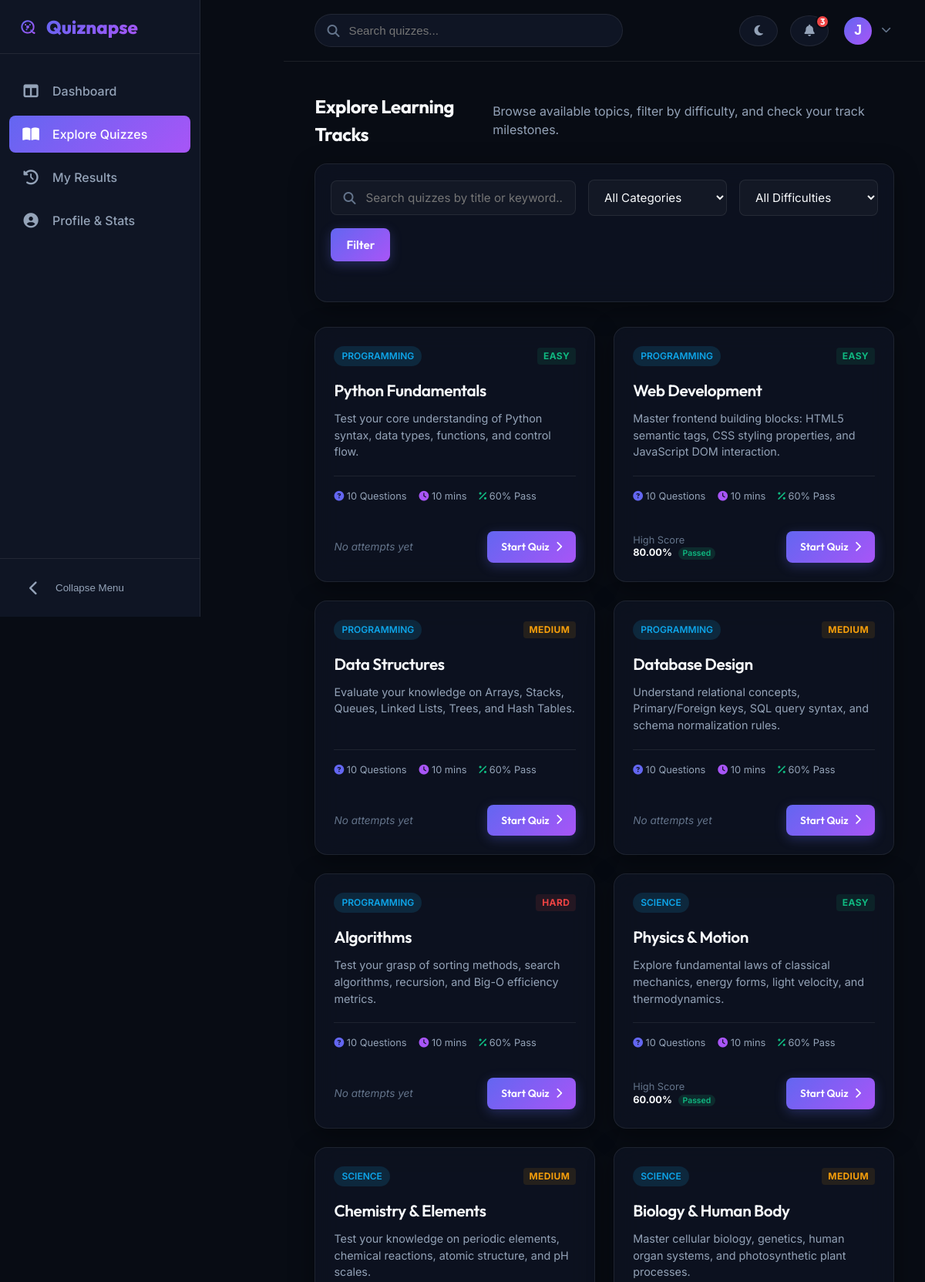
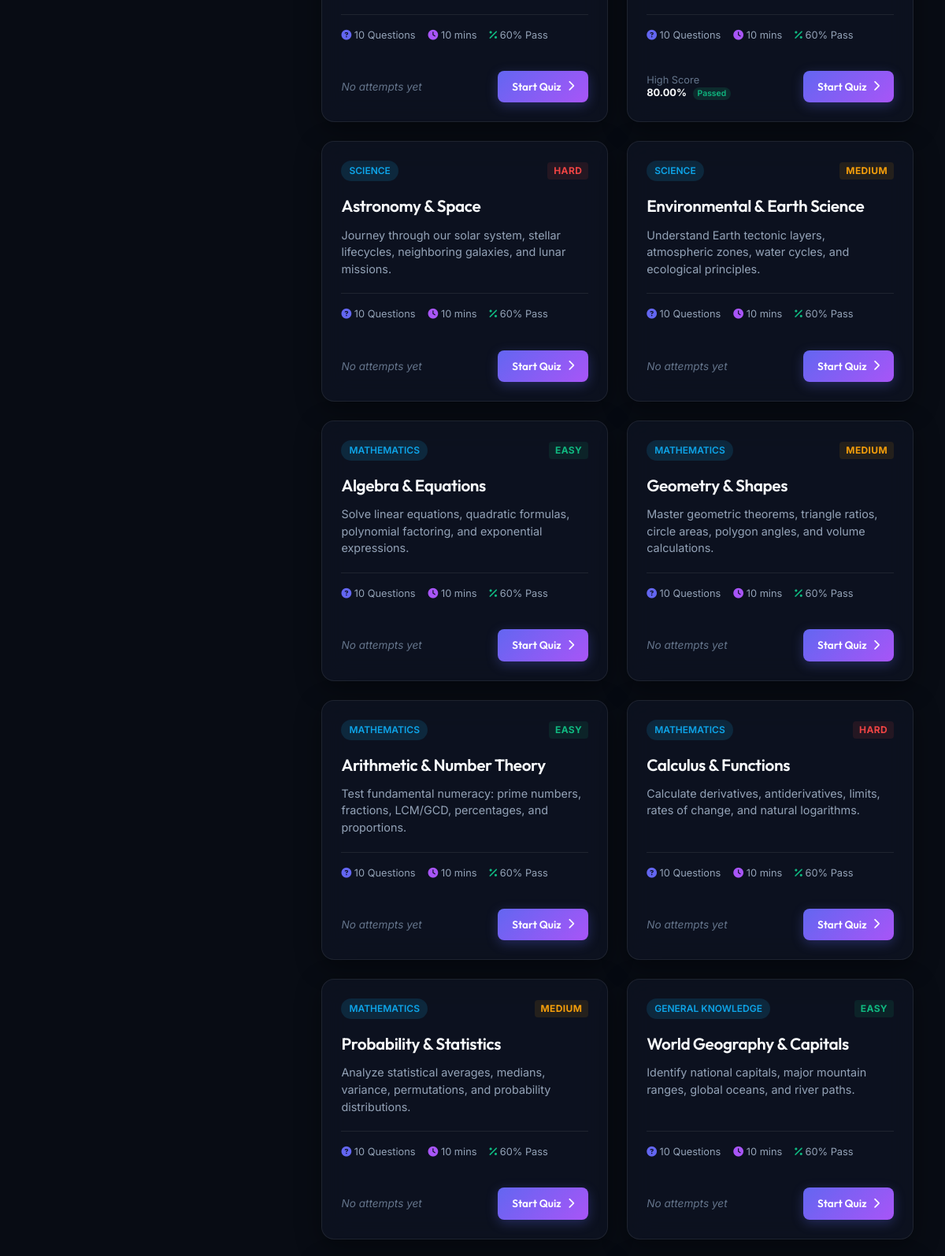
/quizzes/ (signed in, upper part), run on the app's committed database (2 pictures, top to bottom).
### quizzes/models.py (models this page shows, shortened)
class Quiz(models.Model):
    CATEGORY_CHOICES = [
        ('Programming', 'Programming'),
        ('Science', 'Science'),
        ('Mathematics', 'Mathematics'),
        ('General Knowledge', 'General Knowledge'),
        ('Aptitude', 'Aptitude'),
        ('History', 'History'),
        ('Literature', 'Literature'),
        ('Sports', 'Sports'),
    ]
    DIFFICULTY_CHOICES = [
        ('Easy', 'Easy'),
        ('Medium', 'Medium'),
        ('Hard', 'Hard'),
    ]
    title = models.CharField(max_length=255)
    description = models.TextField()
    category = models.CharField(max_length=100, choices=CATEGORY_CHOICES)
    difficulty = models.CharField(max_length=20, choices=DIFFICULTY_CHOICES)
    time_limit = models.PositiveIntegerField(help_text="Time limit in minutes")
    pass_mark = models.PositiveIntegerField(default=50, help_text="Minimum percentage required to pass (e.g. 50)")
    is_published = models.BooleanField(default=False)
    created_at = models.DateTimeField(auto_now_add=True)
    class Meta:
        verbose_name_plural = "Quizzes"
        ordering = ['-created_at']

class QuizAttempt(models.Model):
    STATUS_CHOICES = [
        ('Passed', 'Passed'),
        ('Failed', 'Failed'),
    ]
    user = models.ForeignKey(User, on_delete=models.CASCADE, related_name='attempts')
    quiz = models.ForeignKey(Quiz, on_delete=models.CASCADE, related_name='attempts')
    score = models.PositiveIntegerField(default=0, help_text="Number of correct answers")
    percentage = models.DecimalField(max_digits=5, decimal_places=2, default=0.0)
    started_at = models.DateTimeField(auto_now_add=True)
    completed_at = models.DateTimeField(blank=True, null=True)
    time_taken = models.PositiveIntegerField(blank=True, null=True, help_text="Time taken in seconds")
    status = models.CharField(max_length=10, choices=STATUS_CHOICES, default='Failed')
    class Meta:
        ordering = ['-started_at']

### quizzes/views.py (the view)
# urls.py: path('quizzes/', views.quiz_list, name='quiz_list'),
@login_required
def quiz_list(request):
    ensure_curated_quizzes_loaded()
    search_query = request.GET.get('search', '').strip()
    category_filter = request.GET.get('category', '')
    difficulty_filter = request.GET.get('difficulty', '')
    quizzes = Quiz.objects.filter(is_published=True)
    if search_query:
        quizzes = quizzes.filter(
            Q(title__icontains=search_query) |
            Q(description__icontains=search_query)
        )
    if category_filter:
        quizzes = quizzes.filter(category=category_filter)
    if difficulty_filter:
        quizzes = quizzes.filter(difficulty=difficulty_filter)
    categories = [choice[0] for choice in Quiz.CATEGORY_CHOICES]
    difficulties = [choice[0] for choice in Quiz.DIFFICULTY_CHOICES]
    for quiz in quizzes:
        attempts = QuizAttempt.objects.filter(user=request.user, quiz=quiz, completed_at__isnull=False)
        quiz.attempts_count = attempts.count()
        if quiz.attempts_count > 0:
            quiz.high_score = attempts.order_by('-percentage').first().percentage
            quiz.last_status = attempts.order_by('-completed_at').first().status
        else:
            quiz.high_score = None
            quiz.last_status = None
    context = {
        'quizzes': quizzes,
        'categories': categories,
        'difficulties': difficulties,
        'search_query': search_query,
        'category_filter': category_filter,
        'difficulty_filter': difficulty_filter,
    }
    return render(request, 'quizzes/quiz_list.html', context)

### quizzes/context_processors.py (called while the page is built)
def social_auth_status(request):
    return {
        'GOOGLE_AUTH_CONFIGURED': bool(os.environ.get('GOOGLE_CLIENT_ID')),
        'GITHUB_AUTH_CONFIGURED': bool(os.environ.get('GITHUB_CLIENT_ID')),
    }

### quizzes/views.py (called while the page is built, shortened)
def ensure_curated_quizzes_loaded():
    try:
        from .quiz_data import ALL_QUIZZES_DATA
        sample_q = Question.objects.filter(quiz__title='Python Fundamentals').first()
    except Exception:
        pass

### quizzes/templates/quizzes/quiz_list.html (shortened to what this page needs)
{% extends 'quizzes/base.html' %}
{% load static %}
{% block content %}
<div class="quiz-catalog-wrapper">
    <div class="section-header">
        <h1 class="section-title">Explore Learning Tracks</h1>
        <p style="color: var(--text-secondary);">Browse available topics, filter by difficulty, and check your track milestones.</p>
    </div>
    <div class="glass-card" style="padding: 20px; margin-bottom: 32px; border-radius: var(--border-radius-md);">
        <form method="get" action="{% url 'quiz_list' %}" class="filters-bar">
            <div class="search-wrapper">
                <i class="fas fa-search search-icon"></i>
                <input type="text" name="search" class="form-input" placeholder="Search quizzes by title or keyword..." value="{{ search_query }}">
            </div>
            <select name="category" class="filter-dropdown">
                <option value="">All Categories</option>
            </select>
            <select name="difficulty" class="filter-dropdown">
                <option value="">All Difficulties</option>
            </select>
            <button type="submit" class="btn btn-primary" style="padding: 12px 20px;">
                Filter
            </button>
        </form>
    </div>
    {% if quizzes %}
        <div style="display: grid; grid-template-columns: repeat(auto-fill, minmax(320px, 1fr)); gap: 24px; margin-bottom: 40px;">
            {% for quiz in quizzes %}
                <div class="glass-card" style="display: flex; flex-direction: column; height: 100%;">
                    <div style="display: flex; justify-content: space-between; align-items: center; margin-bottom: 16px;">
                        <span class="badge badge-info" style="font-size: 0.75rem; text-transform: uppercase;">
                            {{ quiz.category }}
                        </span>
                        <span class="difficulty-badge difficulty-{{ quiz.difficulty|lower }}">
                            {{ quiz.difficulty }}
                        </span>
                    </div>
                    <h3 style="font-size: 1.3rem; margin-bottom: 10px; font-family: 'Outfit', sans-serif;">{{ quiz.title }}</h3>
                    <p style="color: var(--text-secondary); font-size: 0.9rem; line-height: 1.5; margin-bottom: 20px; flex: 1;">
                        {{ quiz.description }}
                    </p>
                    <div style="display: flex; gap: 16px; border-top: 1px solid var(--border-color); padding: 16px 0; margin-bottom: 20px; font-size: 0.8rem; color: var(--text-secondary);">
                        <span><i class="fas fa-question-circle" style="color: var(--accent-primary);"></i> {{ quiz.questions.count }} Questions</span>
                        <span><i class="fas fa-clock" style="color: var(--accent-secondary);"></i> {{ quiz.time_limit }} mins</span>
                        <span><i class="fas fa-percentage" style="color: var(--success);"></i> {{ quiz.pass_mark }}% Pass</span>
                    </div>
                    <div style="display: flex; align-items: center; justify-content: space-between; gap: 12px;">
                        {% if quiz.attempts_count > 0 %}
                            <div style="font-size: 0.8rem; line-height: 1.3;">
                                <span style="display: block; color: var(--text-muted);">High Score</span>
                                <span style="font-weight: 700; color: var(--text-primary);">{{ quiz.high_score }}%</span>
                                <span class="badge {% if quiz.last_status == 'Passed' %}badge-success{% else %}badge-danger{% endif %}" style="font-size: 0.65rem; padding: 1px 6px; margin-left: 4px;">
                                    {{ quiz.last_status }}
                                </span>
                            </div>
                        {% else %}
                            <div style="font-size: 0.85rem; color: var(--text-muted);">
                                <i>No attempts yet</i>
                            </div>
                        {% endif %}
                        <a href="{% url 'quiz_detail' quiz.id %}" class="btn btn-primary" style="padding: 10px 18px; font-size: 0.85rem; border-radius: 8px;">
                            Start Quiz <i class="fas fa-chevron-right"></i>
                        </a>
                    </div>
                </div>
            {% endfor %}
        </div>
    {% endif %}
</div>
{% endblock %}

### quizzes/templates/quizzes/base.html (shortened to what this page needs)
{% load static %}
<!DOCTYPE html>
<html lang="en">
<head>
    <link rel="stylesheet" href="https://cdnjs.cloudflare.com/ajax/libs/font-awesome/6.4.0/css/all.min.css">
    <link rel="stylesheet" href="{% static 'css/base.css' %}?v=3">
    <link rel="stylesheet" href="{% static 'css/dashboard.css' %}">
    <link rel="stylesheet" href="{% static 'css/quiz.css' %}">
</head>
<body>
    <div class="layout-wrapper">
        {% if user.is_authenticated %}
            <aside id="sidebar" class="sidebar">
                <a href="{% url 'dashboard' %}" class="sidebar-brand" style="display: flex; align-items: center; gap: 12px; text-decoration: none;">
                    {% include 'quizzes/includes/logo.html' with size='24' id='sidebar' %}
                    <span class="sidebar-logo sidebar-logo-text">Quiznapse</span>
                </a>
                <ul class="sidebar-menu">
                    <li class="sidebar-menu-item {% if request.resolver_match.url_name == 'dashboard' %}active{% endif %}">
                        <a href="{% url 'dashboard' %}">
                            <span class="sidebar-icon"><i class="fas fa-columns"></i></span>
                            <span>Dashboard</span>
                        </a>
                    </li>
                    <li class="sidebar-menu-item {% if request.resolver_match.url_name == 'quiz_list' or request.resolver_match.url_name == 'quiz_detail' or request.resolver_match.url_name == 'quiz_attempt' %}active{% endif %}">
                        <a href="{% url 'quiz_list' %}">
                            <span class="sidebar-icon"><i class="fas fa-book-open"></i></span>
                            <span>Explore Quizzes</span>
                        </a>
                    </li>
                    <li class="sidebar-menu-item {% if request.resolver_match.url_name == 'my_results' %}active{% endif %}">
                        <a href="{% url 'my_results' %}">
                            <span class="sidebar-icon"><i class="fas fa-history"></i></span>
                            <span>My Results</span>
                        </a>
                    </li>
                    <li class="sidebar-menu-item {% if request.resolver_match.url_name == 'profile' %}active{% endif %}">
                        <a href="{% url 'profile' %}">
                            <span class="sidebar-icon"><i class="fas fa-user-circle"></i></span>
                            <span>Profile & Stats</span>
                        </a>
                    </li>
                </ul>
                <div class="sidebar-footer">
                    <button id="sidebar-toggle" class="sidebar-footer-btn" style="border: none; background: transparent; display: flex; align-items: center; justify-content: flex-start; cursor: pointer; padding: 12px 16px;">
                        <span class="sidebar-icon"><i class="fas fa-chevron-left"></i></span>
                        <span>Collapse Menu</span>
                    </button>
                </div>
            </aside>
            <header class="mobile-header">
                <button id="mobile-toggle" class="mobile-toggle">
                </button>
                <a href="{% url 'dashboard' %}" class="mobile-brand" style="display: flex; align-items: center; gap: 8px; text-decoration: none;">
                    <span>Quiznapse</span>
                </a>
                <button id="mobile-theme-toggle" class="mobile-toggle" style="background: transparent; border: none; font-size: 1.2rem;">
                </button>
            </header>
        {% endif %}
        <main class="main-content {% if not user.is_authenticated %}public-content{% endif %}">
            {% if user.is_authenticated %}
                <header class="top-header">
                    <form action="{% url 'quiz_list' %}" method="get" class="header-search">
                        <i class="fas fa-search search-icon"></i>
                        <input type="text" name="search" placeholder="Search quizzes..." class="search-input" value="{{ request.GET.search }}">
                    </form>
                    <div class="header-actions">
                        <button id="theme-toggle" class="btn btn-icon theme-toggle-btn">
                            <i class="fas fa-moon"></i>
                        </button>
                        <div class="dropdown-container">
                            <button class="btn btn-icon dropdown-trigger" id="notification-btn">
                                <i class="fas fa-bell"></i>
                                <span class="notification-badge">3</span>
                            </button>
                        </div>
                        <div class="dropdown-container">
                            <button class="profile-trigger dropdown-trigger" id="profile-btn">
                                <div class="avatar">{{ user.username|make_list|first|upper }}</div>
                                <i class="fas fa-chevron-down profile-chevron"></i>
                            </button>
                        </div>
                    </div>
                </header>
            {% endif %}
            <div class="content-container">
                {% block content %}{% endblock %}
            </div>
        </main>
    </div>
</body>
</html>

### static/css/dashboard.css (style rules this page uses)
.section-header { display: flex; justify-content: space-between; align-items: center; margin-bottom: 20px; }
.section-title { font-size: 1.5rem; font-weight: 700; }
.badge { display: inline-flex; align-items: center; padding: 4px 10px; border-radius: 50px; font-size: 0.8rem; font-weight: 600; }
.badge-success { background: var(--success-bg); color: var(--success); }
.badge-info { background: var(--info-bg); color: var(--info); }
.difficulty-badge { font-size: 0.75rem; font-weight: 700; text-transform: uppercase; padding: 2px 8px; border-radius: 4px; letter-spacing: 0.03em; }
.difficulty-easy { background: rgba(16, 185, 129, 0.1); color: var(--success); }
.difficulty-medium { background: rgba(245, 158, 11, 0.1); color: var(--warning); }
.difficulty-hard { background: rgba(239, 68, 68, 0.1); color: var(--danger); }
.filters-bar { display: flex; flex-wrap: wrap; gap: 16px; margin-bottom: 32px; align-items: center; }
.search-wrapper { flex: 1; min-width: 250px; position: relative; }
.search-wrapper .search-icon { position: absolute; left: 16px; top: 50%; transform: translateY(-50%); color: var(--text-muted); }
.search-wrapper .form-input { padding-left: 44px; }
.filter-dropdown { width: 180px; background: rgba(255, 255, 255, 0.03); border: 1px solid var(--border-color); color: var(--text-primary); padding: 12px 16px; border-radius: var(--border-radius-sm); outline: none; font-family: inherit; font-size: 0.95rem; cursor: pointer; transition: all var(--transition-fast); }
.filter-dropdown option { background: var(--bg-secondary); color: var(--text-primary); }

### data on the page
Quiz: category "PROGRAMMING", difficulty "EASY", title "Python Fundamentals", description "Test your core understanding of Python syntax, data types, functions, and control flow.", questions.count "10", time_limit "10", pass_mark "60", shows "No attempts yet"
Quiz: category "PROGRAMMING", difficulty "EASY", title "Web Development", description "Master frontend building blocks: HTML5 semantic tags, CSS styling properties, and JavaScript DOM interaction.", questions.count "10", time_limit "10", pass_mark "60", high_score "80.00", last_status "Passed"
Quiz: category "PROGRAMMING", difficulty "MEDIUM", title "Data Structures", description "Evaluate your knowledge on Arrays, Stacks, Queues, Linked Lists, Trees, and Hash Tables.", questions.count "10", time_limit "10", pass_mark "60", shows "No attempts yet"
Quiz: category "PROGRAMMING", difficulty "MEDIUM", title "Database Design", description "Understand relational concepts, Primary/Foreign keys, SQL query syntax, and schema normalization rules.", questions.count "10", time_limit "10", pass_mark "60", shows "No attempts yet"
Quiz: category "PROGRAMMING", difficulty "HARD", title "Algorithms", description "Test your grasp of sorting methods, search algorithms, recursion, and Big-O efficiency metrics.", questions.count "10", time_limit "10", pass_mark "60", shows "No attempts yet"
Quiz: category "SCIENCE", difficulty "EASY", title "Physics & Motion", description "Explore fundamental laws of classical mechanics, energy forms, light velocity, and thermodynamics.", questions.count "10", time_limit "10", pass_mark "60", high_score "60.00", last_status "Passed"
Quiz: category "SCIENCE", difficulty "MEDIUM", title "Chemistry & Elements", description "Test your knowledge on periodic elements, chemical reactions, atomic structure, and pH scales.", questions.count "10", time_limit "10", pass_mark "60", shows "No attempts yet"
Quiz: category "SCIENCE", difficulty "MEDIUM", title "Biology & Human Body", description "Master cellular biology, genetics, human organ systems, and photosynthetic plant processes.", questions.count "10", time_limit "10", pass_mark "60", high_score "80.00", last_status "Passed"
Quiz: category "SCIENCE", difficulty "HARD", title "Astronomy & Space", description "Journey through our solar system, stellar lifecycles, neighboring galaxies, and lunar missions.", questions.count "10", time_limit "10", pass_mark "60", shows "No attempts yet"
Quiz: category "SCIENCE", difficulty "MEDIUM", title "Environmental & Earth Science", description "Understand Earth tectonic layers, atmospheric zones, water cycles, and ecological principles.", questions.count "10", time_limit "10", pass_mark "60", shows "No attempts yet"
Quiz: category "MATHEMATICS", difficulty "EASY", title "Algebra & Equations", description "Solve linear equations, quadratic formulas, polynomial factoring, and exponential expressions.", questions.count "10", time_limit "10", pass_mark "60", shows "No attempts yet"
Quiz: category "MATHEMATICS", difficulty "MEDIUM", title "Geometry & Shapes", description "Master geometric theorems, triangle ratios, circle areas, polygon angles, and volume calculations.", questions.count "10", time_limit "10", pass_mark "60", shows "No attempts yet"
Quiz: category "MATHEMATICS", difficulty "EASY", title "Arithmetic & Number Theory", description "Test fundamental numeracy: prime numbers, fractions, LCM/GCD, percentages, and proportions.", questions.count "10", time_limit "10", pass_mark "60", shows "No attempts yet"
Quiz: category "MATHEMATICS", difficulty "HARD", title "Calculus & Functions", description "Calculate derivatives, antiderivatives, limits, rates of change, and natural logarithms.", questions.count "10", time_limit "10", pass_mark "60", shows "No attempts yet"
Quiz: category "MATHEMATICS", difficulty "MEDIUM", title "Probability & Statistics", description "Analyze statistical averages, medians, variance, permutations, and probability distributions.", questions.count "10", time_limit "10", pass_mark "60", shows "No attempts yet"
Quiz: category "GENERAL KNOWLEDGE", difficulty "EASY", title "World Geography & Capitals", description "Identify national capitals, major mountain ranges, global oceans, and river paths.", questions.count "10", time_limit "10", pass_mark "60", shows "No attempts yet"

### other printed values
{{ user.username|make_list|first|upper }} "J"
